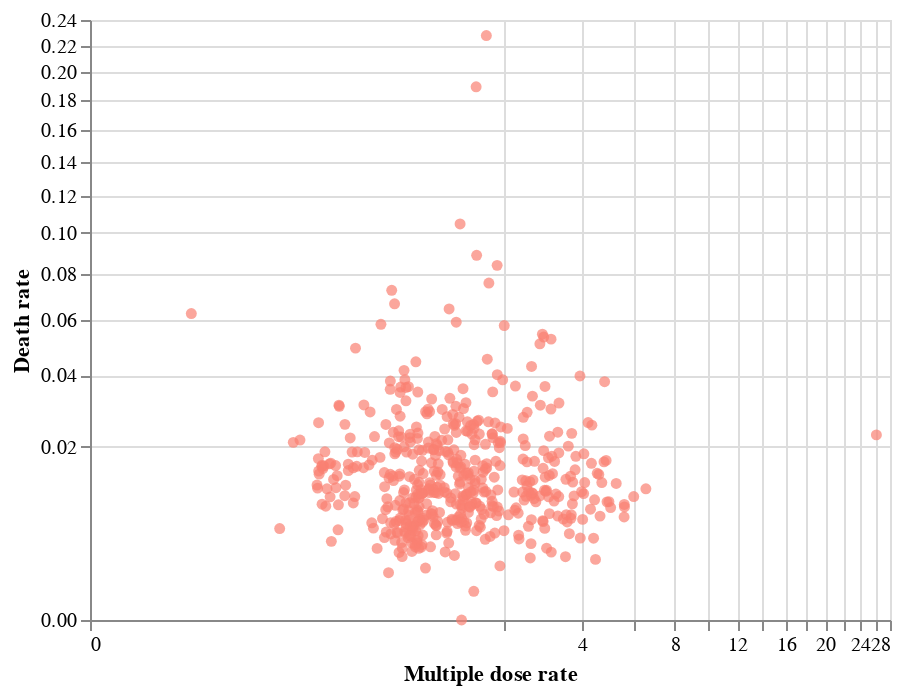

The notebook cell this image was saved under:
### Markdown cell above
#### Plotting Death Rate vs Multiple Dose Rate

### Code cell
plt_2021_rate = alt.Chart(data_2021).mark_circle(color = 'salmon', size = 30).encode(
    x = alt.X('multiple_dose_rate', title = 'Multiple dose rate', scale = alt.Scale(zero = False, type = 'pow', exponent = 1/4)),
    y = alt.Y('death_rate', title = 'Death rate', scale = alt.Scale(zero = False, type = 'pow', exponent = 1/2))
)
plt_2021_rate

### Figure 1 — Vega-Lite specification as saved in the notebook (floating-point values rounded to 4 significant figures; data arrays with more than 128 entries replaced by an {"elided": "..."} marker saying what was removed)
{"config": {"view": {"continuousWidth": 400, "continuousHeight": 300}}, "data": {"name": "data-309060628679c9de77ab271adcd5bb7b"}, "mark": {"type": "circle", "color": "salmon", "size": 30}, "encoding": {"x": {"field": "multiple_dose_rate", "scale": {"exponent": 0.25, "type": "pow", "zero": false}, "title": "Multiple dose rate", "type": "quantitative"}, "y": {"field": "death_rate", "scale": {"exponent": 0.5, "type": "pow", "zero": false}, "title": "Death rate", "type": "quantitative"}}, "$schema": "https://vega.github.io/schema/vega-lite/v4.17.0.json", "datasets": {"data-309060628679c9de77ab271adcd5bb7b": {"elided": "502 records"}}}
